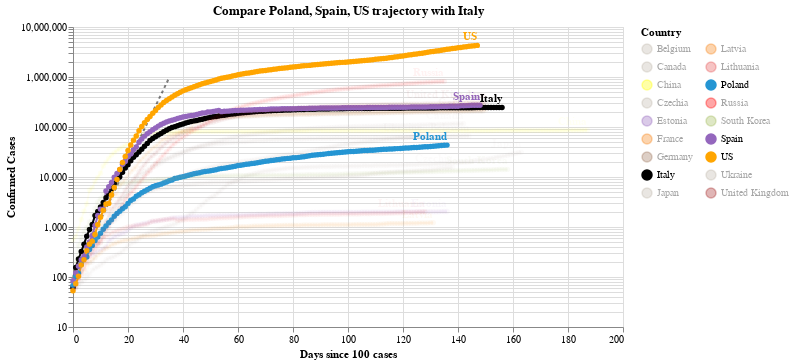

Notebook cell for this chart:
### Code cell
#hide_input
chart2 = make_since_chart(dff2, ['Poland', 'Spain', 'US'], baseline_countries)
chart2

### Figure 1 — Vega-Lite specification as saved in the notebook (floating-point values rounded to 4 significant figures; data arrays with more than 128 entries replaced by an {"elided": "..."} marker saying what was removed)
{"config": {"view": {"continuousWidth": 400, "continuousHeight": 300}}, "layer": [{"data": {"name": "data-628230001892d6798b50651be41d1b3e"}, "mark": {"type": "line", "color": "black", "opacity": 0.5, "strokeDash": [3, 3]}, "encoding": {"x": {"type": "quantitative", "field": "Days since 100 cases"}, "y": {"type": "quantitative", "field": "Confirmed Cases"}}}, {"data": {"name": "data-42944bd673d5666769d6e2b6ae64077d"}, "mark": {"type": "line", "point": true}, "encoding": {"color": {"type": "nominal", "field": "Country", "legend": {"columns": 2}, "scale": {"domain": ["Belgium", "Canada", "China", "Czechia", "Estonia", "France", "Germany", "Italy", "Japan", "Latvia", "Lithuania", "Poland", "Russia", "South Korea", "Spain", "US", "Ukraine", "United Kingdom"], "range": ["#C1B7AD", "#C1B7AD", "yellow", "#C1B7AD", "#9467bd", "#F58518", "#9D755D", "black", "#C1B7AD", "#F58518", "#E45756", "#2495D3", "red", "#A1BA59", "#9467bd", "orange", "#C1B7AD", "brown"]}}, "opacity": {"condition": {"value": 1, "selection": "selector004"}, "value": 0.05}, "tooltip": [{"type": "nominal", "field": "Country"}, {"type": "temporal", "field": "Date"}, {"type": "quantitative", "field": "Confirmed Cases"}, {"type": "quantitative", "field": "Days since 100 cases"}], "x": {"type": "quantitative", "field": "Days since 100 cases"}, "y": {"type": "quantitative", "field": "Confirmed Cases", "scale": {"type": "log"}}}, "selection": {"selector004": {"type": "multi", "fields": ["Country"], "bind": "legend", "init": [{"Country": "Poland"}, {"Country": "Spain"}, {"Country": "US"}, {"Country": "Italy"}]}}, "width": 550}, {"data": {"name": "data-42944bd673d5666769d6e2b6ae64077d"}, "mark": {"type": "text", "align": "right", "dy": -8, "fontWeight": "bold"}, "encoding": {"color": {"type": "nominal", "field": "Country", "legend": {"columns": 2}, "scale": {"domain": ["Belgium", "Canada", "China", "Czechia", "Estonia", "France", "Germany", "Italy", "Japan", "Latvia", "Lithuania", "Poland", "Russia", "South Korea", "Spain", "US", "Ukraine", "United Kingdom"], "range": ["#C1B7AD", "#C1B7AD", "yellow", "#C1B7AD", "#9467bd", "#F58518", "#9D755D", "black", "#C1B7AD", "#F58518", "#E45756", "#2495D3", "red", "#A1BA59", "#9467bd", "orange", "#C1B7AD", "brown"]}}, "opacity": {"condition": {"value": 1, "selection": "selector004"}, "value": 0.05}, "text": {"type": "nominal", "field": "Country"}, "tooltip": [{"type": "nominal", "field": "Country"}, {"type": "temporal", "field": "Date"}, {"type": "quantitative", "field": "Confirmed Cases"}, {"type": "quantitative", "field": "Days since 100 cases"}], "x": {"type": "quantitative", "field": "Days since 100 cases"}, "y": {"type": "quantitative", "field": "Confirmed Cases", "scale": {"type": "log"}}}, "transform": [{"filter": "(datum['Date'] >= 1595808000000)"}], "width": 550}], "title": "Compare Poland, Spain, US trajectory with Italy", "$schema": "https://vega.github.io/schema/vega-lite/v4.0.2.json", "datasets": {"data-628230001892d6798b50651be41d1b3e": [{"Days since 100 cases": 0, "Confirmed Cases": 100.0}, {"Days since 100 cases": 1, "Confirmed Cases": 130.0}, {"Days since 100 cases": 2, "Confirmed Cases": 169.0}, {"Days since 100 cases": 3, "Confirmed Cases": 219.7}, {"Days since 100 cases": 4, "Confirmed Cases": 285.6}, {"Days since 100 cases": 5, "Confirmed Cases": 371.3}, {"Days since 100 cases": 6, "Confirmed Cases": 482.7}, {"Days since 100 cases": 7, "Confirmed Cases": 627.5}, {"Days since 100 cases": 8, "Confirmed Cases": 815.7}, {"Days since 100 cases": 9, "Confirmed Cases": 1060.0}, {"Days since 100 cases": 10, "Confirmed Cases": 1379.0}, {"Days since 100 cases": 11, "Confirmed Cases": 1792.0}, {"Days since 100 cases": 12, "Confirmed Cases": 2330.0}, {"Days since 100 cases": 13, "Confirmed Cases": 3029.0}, {"Days since 100 cases": 14, "Confirmed Cases": 3937.0}, {"Days since 100 cases": 15, "Confirmed Cases": 5119.0}, {"Days since 100 cases": 16, "Confirmed Cases": 6654.0}, {"Days since 100 cases": 17, "Confirmed Cases": 8650.0}, {"Days since 100 cases": 18, "Confirmed Cases": 11250.0}, {"Days since 100 cases": 19, "Confirmed Cases": 14620.0}, {"Days since 100 cases": 20, "Confirmed Cases": 19000.0}, {"Days since 100 cases": 21, "Confirmed Cases": 24710.0}, {"Days since 100 cases": 22, "Confirmed Cases": 32120.0}, {"Days since 100 cases": 23, "Confirmed Cases": 41750.0}, {"Days since 100 cases": 24, "Confirmed Cases": 54280.0}, {"Days since 100 cases": 25, "Confirmed Cases": 70560.0}, {"Days since 100 cases": 26, "Confirmed Cases": 91730.0}, {"Days since 100 cases": 27, "Confirmed Cases": 119300.0}, {"Days since 100 cases": 28, "Confirmed Cases": 155000.0}, {"Days since 100 cases": 29, "Confirmed Cases": 201500.0}, {"Days since 100 cases": 30, "Confirmed Cases": 262000.0}, {"Days since 100 cases": 31, "Confirmed Cases": 340600.0}, {"Days since 100 cases": 32, "Confirmed Cases": 442800.0}, {"Days since 100 cases": 33, "Confirmed Cases": 575600.0}, {"Days since 100 cases": 34, "Confirmed Cases": 748300.0}, {"Days since 100 cases": 35, "Confirmed Cases": 972800.0}], "data-42944bd673d5666769d6e2b6ae64077d": {"elided": "2643 records"}}}
